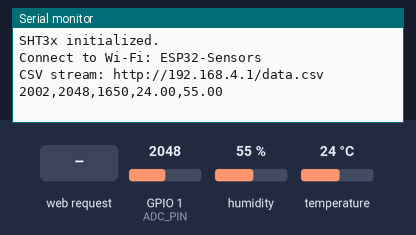
A sketch run on a simulated ESP32. Parts: the last lines printed to the serial monitor. The inputs (shaded band) are chosen by the test bench; at power-on: humidity 55 %, GPIO 1 (ADC_PIN) = 2048, temperature 24 °C (analog values on the 0–4095 scale).

Above: at 2.2 s.
2.3 s: humidity set to 22 %
At 3.6 s:
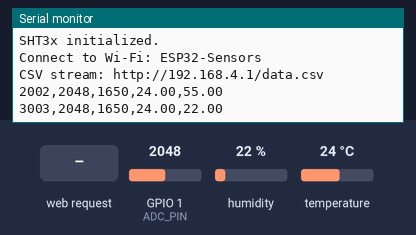
3.8 s: GPIO 1 (ADC_PIN) set to 2866
At 4.8 s:
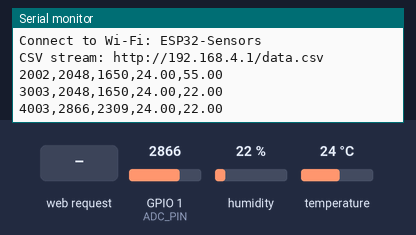
5.3 s: HTTP request GET /data.csv received
6.8 s: temperature set to 12 °C
At 7.9 s:
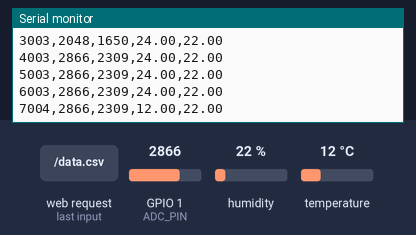
8.3 s: GPIO 1 (ADC_PIN) set to 3603
At 9.6 s:
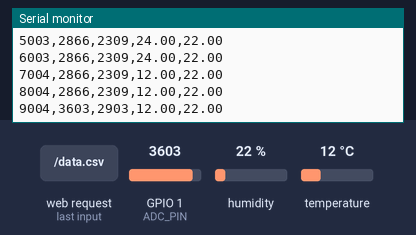
9.8 s: humidity set to 40 %
At 10.6 s:
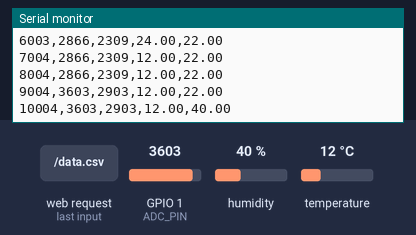
Timing chart, 0 to 12.3 s (numbered marks = the images above; inputs shaded):
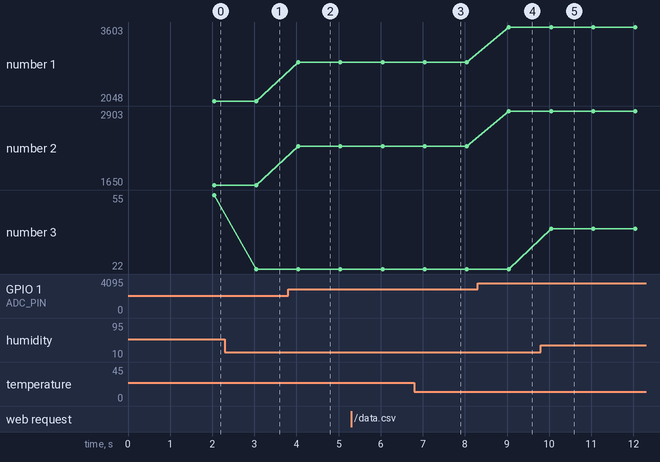

The sketch:

embedded.ino
```cpp
#include <Arduino.h>
#include <WiFi.h>
#include <Wire.h>
#include <Adafruit_SHT31.h>

constexpr uint8_t ADC_PIN = 1;
constexpr uint8_t SDA_PIN = 4;
constexpr uint8_t SCL_PIN = 5;
constexpr uint8_t SHT_ADDRESS = 0x44; // Change to 0x45 if needed

const char* AP_SSID = "ESP32-Sensors";
const char* AP_PASSWORD = "sensor123";

constexpr uint32_t SAMPLE_INTERVAL_MS = 1000;
constexpr uint32_t REQUEST_TIMEOUT_MS = 3000;

WiFiServer server(80);
WiFiClient client;
Adafruit_SHT31 sht;

bool shtAvailable = false;
bool streaming = false;

String requestHeaders;
uint32_t connectionStarted = 0;
uint32_t lastSample = 0;

void closeClient() {
  client.stop();
  streaming = false;
  requestHeaders = "";
}

void sendSample() {
  uint32_t timestamp = millis();
  int adcRaw = analogRead(ADC_PIN);
  uint32_t adcMillivolts = analogReadMilliVolts(ADC_PIN);

  float temperature = NAN;
  float humidity = NAN;

  if (shtAvailable) {
    temperature = sht.readTemperature();
    humidity = sht.readHumidity();
  }

  String row;
  row.reserve(100);

  row += String(timestamp);
  row += ",";
  row += String(adcRaw);
  row += ",";
  row += String(adcMillivolts);
  row += ",";

  // Leave failed sensor measurements blank in the CSV.
  if (!isnan(temperature)) {
    row += String(temperature, 2);
  }

  row += ",";

  if (!isnan(humidity)) {
    row += String(humidity, 2);
  }

  row += "\n";

  Serial.print(row);

  if (streaming && client.connected()) {
    if (client.print(row) != row.length()) {
      closeClient();
    }
  }
}

void handleClient() {
  if (!client.connected()) {
    closeClient();

    client = server.accept();
    if (!client) {
      return;
    }

    client.setNoDelay(true);
    connectionStarted = millis();
  }

  // After the HTTP request has been accepted, keep the
  // connection open and let sendSample() write CSV rows.
  if (streaming) {
    return;
  }

  // Read the HTTP headers without waiting for more bytes.
  while (client.available()) {
    requestHeaders += static_cast<char>(client.read());

    if (requestHeaders.length() > 2048) {
      closeClient();
      return;
    }

    if (requestHeaders.endsWith("\r\n\r\n")) {
      if (requestHeaders.startsWith("GET /data.csv ")) {
        // HTTP/1.0 allows the response body to continue until
        // the connection closes, without a Content-Length.
        client.print(
          "HTTP/1.0 200 OK\r\n"
          "Content-Type: text/csv; charset=utf-8\r\n"
          "Cache-Control: no-store\r\n"
          "Connection: close\r\n"
          "\r\n"
          "uptime_ms,adc_raw,adc_mV,temperature_C,humidity_percent\n"
        );

        streaming = true;
        requestHeaders = "";
      } else {
        client.print(
          "HTTP/1.0 404 Not Found\r\n"
          "Content-Type: text/plain\r\n"
          "Connection: close\r\n"
          "\r\n"
          "Use /data.csv for the live CSV stream.\n"
        );
        closeClient();
      }

      return;
    }
  }

  if (millis() - connectionStarted >= REQUEST_TIMEOUT_MS) {
    closeClient();
  }
}

void setup() {
  Serial.begin(115200);
  delay(1000);

  pinMode(ADC_PIN, INPUT);
  analogReadResolution(12);
  analogSetPinAttenuation(ADC_PIN, ADC_11db);

  Wire.begin(SDA_PIN, SCL_PIN);
  Wire.setClock(100000);

  shtAvailable = sht.begin(SHT_ADDRESS);
  Serial.println(
    shtAvailable ? "SHT3x initialized."
                 : "SHT3x not found; temperature/humidity will be blank."
  );

  WiFi.mode(WIFI_AP);

  // Give the AP a fixed address.
  IPAddress apIP(192, 168, 4, 1);
  IPAddress subnet(255, 255, 255, 0);

  if (!WiFi.softAPConfig(apIP, apIP, subnet) ||
      !WiFi.softAP(AP_SSID, AP_PASSWORD)) {
    Serial.println("Failed to start Wi-Fi access point.");
    while (true) {
      delay(1000);
    }
  }

  server.begin();

  Serial.print("Connect to Wi-Fi: ");
  Serial.println(AP_SSID);
  Serial.print("CSV stream: http://");
  Serial.print(WiFi.softAPIP());
  Serial.println("/data.csv");

  lastSample = millis();
}

void loop() {
  handleClient();

  uint32_t now = millis();

  if (now - lastSample >= SAMPLE_INTERVAL_MS) {
    lastSample = now;
    sendSample();
  }

  delay(1);
}
```

Measured:
- after the input at 2.3 s, the serial monitor: prints a new line after 0.74 s (image 1)
- after the input at 3.8 s, the serial monitor: prints a new line after 0.24 s (image 2)
- after the input at 6.8 s, the serial monitor: prints a new line after 0.24 s (image 3)
- after the input at 8.3 s, the serial monitor: prints a new line after 0.74 s (image 4)
- after the input at 9.8 s, the serial monitor: prints a new line after 0.25 s (image 5)
- plotted number 1: 2048 → 2866 after the input at 3.8 s, 2866 → 3603 after the input at 8.3 s
- plotted number 2: 1650 → 2309 after the input at 3.8 s, 2309 → 2903 after the input at 8.3 s
- plotted number 3: 55 → 22 after the input at 2.3 s, 22 → 40 after the input at 9.8 s
